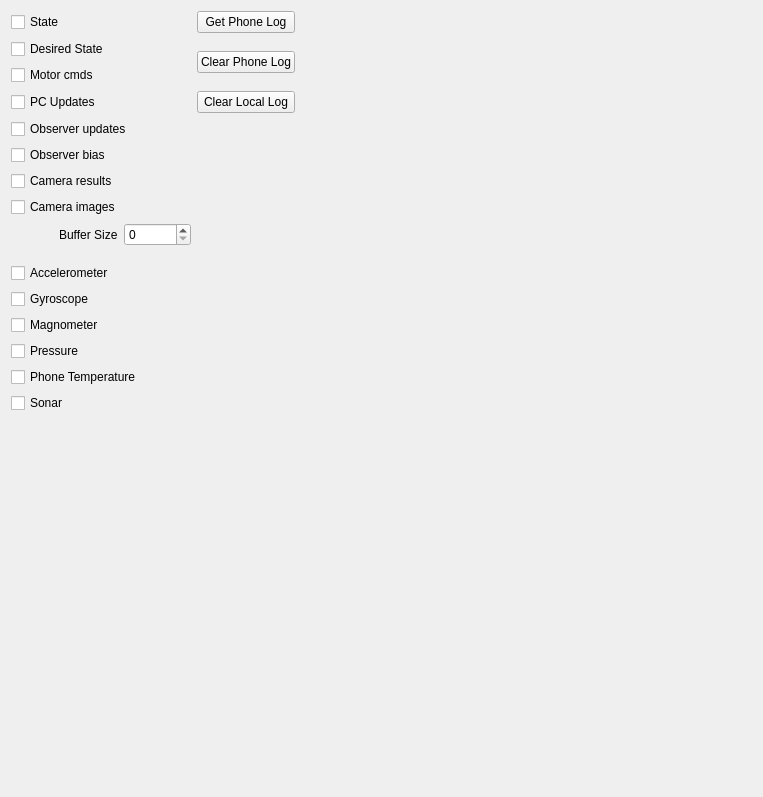
      <widget class="QWidget" name="tabDataLogging">
       <attribute name="title">
        <string>Data Logging</string>
       </attribute>
       <layout class="QGridLayout" name="gridLayout_12">
        <item row="0" column="0" colspan="2">
         <widget class="QCheckBox" name="chkLogState">
          <property name="text">
           <string>State</string>
          </property>
         </widget>
        </item>
        <item row="0" column="3">
         <widget class="QPushButton" name="btnGetPhoneLog">
          <property name="text">
           <string>Get Phone Log</string>
          </property>
         </widget>
        </item>
        <item row="1" column="0" colspan="3">
         <widget class="QCheckBox" name="chkLogDesiredState">
          <property name="text">
           <string>Desired State</string>
          </property>
         </widget>
        </item>
        <item row="1" column="3" rowspan="2">
         <widget class="QPushButton" name="btnClearPhoneLog">
          <property name="text">
           <string>Clear Phone Log</string>
          </property>
         </widget>
        </item>
        <item row="1" column="4">
         <spacer name="horizontalSpacer_10">
          <property name="orientation">
           <enum>Qt::Horizontal</enum>
          </property>
          <property name="sizeHint" stdset="0">
           <size>
            <width>457</width>
            <height>20</height>
           </size>
          </property>
         </spacer>
        </item>
        <item row="2" column="0" colspan="2">
         <widget class="QCheckBox" name="chkLogMotorCmds">
          <property name="text">
           <string>Motor cmds</string>
          </property>
         </widget>
        </item>
        <item row="3" column="0" colspan="2">
         <widget class="QCheckBox" name="chkLogPcUpdates">
          <property name="text">
           <string>PC Updates</string>
          </property>
         </widget>
        </item>
        <item row="3" column="3">
         <widget class="QPushButton" name="btnClearLocalLog">
          <property name="text">
           <string>Clear Local Log</string>
          </property>
         </widget>
        </item>
        <item row="4" column="0" colspan="3">
         <widget class="QCheckBox" name="chkLogObserverUpdates">
          <property name="text">
           <string>Observer updates</string>
          </property>
         </widget>
        </item>
        <item row="5" column="0" colspan="3">
         <widget class="QCheckBox" name="chkLogObserverBias">
          <property name="text">
           <string>Observer bias</string>
          </property>
         </widget>
        </item>
        <item row="5" column="3" rowspan="8">
         <spacer name="verticalSpacer_3">
          <property name="orientation">
           <enum>Qt::Vertical</enum>
          </property>
          <property name="sizeHint" stdset="0">
           <size>
            <width>20</width>
            <height>216</height>
           </size>
          </property>
         </spacer>
        </item>
        <item row="6" column="0" colspan="3">
         <widget class="QCheckBox" name="chkLogCameraResults">
          <property name="text">
           <string>Camera results</string>
          </property>
         </widget>
        </item>
        <item row="7" column="0" colspan="3">
         <widget class="QCheckBox" name="chkLogCameraImages">
          <property name="text">
           <string>Camera images</string>
          </property>
         </widget>
        </item>
        <item row="8" column="0">
         <spacer name="horizontalSpacer_5">
          <property name="orientation">
           <enum>Qt::Horizontal</enum>
          </property>
          <property name="sizeType">
           <enum>QSizePolicy::Fixed</enum>
          </property>
          <property name="sizeHint" stdset="0">
           <size>
            <width>18</width>
            <height>20</height>
           </size>
          </property>
         </spacer>
        </item>
        <item row="8" column="1" colspan="2">
         <layout class="QFormLayout" name="formLayout_4">
          <item row="0" column="1">
           <widget class="QSpinBox" name="spnImgBufferSize">
            <property name="maximum">
             <number>999999</number>
            </property>
           </widget>
          </item>
          <item row="0" column="0">
           <widget class="QLabel" name="label_5">
            <property name="text">
             <string>Buffer Size</string>
            </property>
           </widget>
          </item>
         </layout>
        </item>
        <item row="9" column="0" colspan="3">
         <widget class="QCheckBox" name="chkLogAccelerometer">
          <property name="text">
           <string>Accelerometer</string>
          </property>
         </widget>
        </item>
        <item row="10" column="0" colspan="2">
         <widget class="QCheckBox" name="chkLogGyroscope">
          <property name="text">
           <string>Gyroscope</string>
          </property>
         </widget>
        </item>
        <item row="11" column="0" colspan="3">
         <widget class="QCheckBox" name="chkLogMagnometer">
          <property name="text">
           <string>Magnometer</string>
          </property>
         </widget>
        </item>
        <item row="12" column="0" colspan="2">
         <widget class="QCheckBox" name="chkLogPressure">
          <property name="text">
           <string>Pressure</string>
          </property>
         </widget>
        </item>
        <item row="13" column="0" colspan="3">
         <widget class="QCheckBox" name="chkLogPhoneTemperature">
          <property name="text">
           <string>Phone Temperature</string>
          </property>
         </widget>
        </item>
        <item row="14" column="0" colspan="3">
         <widget class="QCheckBox" name="chkLogSonar">
          <property name="text">
           <string>Sonar</string>
          </property>
         </widget>
        </item>
        <item row="15" column="2">
         <spacer name="verticalSpacer_10">
          <property name="orientation">
           <enum>Qt::Vertical</enum>
          </property>
          <property name="sizeHint" stdset="0">
           <size>
            <width>20</width>
            <height>373</height>
           </size>
          </property>
         </spacer>
        </item>
       </layout>
      </widget>
